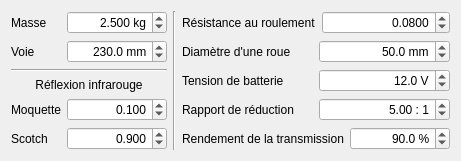
     <widget class="QWidget" name="tabGamelle">
      <attribute name="title">
       <string>Gamelle</string>
      </attribute>
      <attribute name="toolTip">
       <string>Paramètres généraux</string>
      </attribute>
      <layout class="QHBoxLayout" name="horizontalLayout_13">
       <item>
        <layout class="QVBoxLayout" name="verticalLayout_8">
         <item>
          <layout class="QHBoxLayout" name="horizontalLayout_31">
           <item>
            <widget class="QLabel" name="labelMasse">
             <property name="text">
              <string>Masse</string>
             </property>
            </widget>
           </item>
           <item>
            <widget class="QDoubleSpinBox" name="doubleMasse">
             <property name="minimumSize">
              <size>
               <width>100</width>
               <height>0</height>
              </size>
             </property>
             <property name="alignment">
              <set>Qt::AlignRight|Qt::AlignTrailing|Qt::AlignVCenter</set>
             </property>
             <property name="correctionMode">
              <enum>QAbstractSpinBox::CorrectToPreviousValue</enum>
             </property>
             <property name="suffix">
              <string> kg</string>
             </property>
             <property name="decimals">
              <number>3</number>
             </property>
             <property name="minimum">
              <double>1.000000000000000</double>
             </property>
             <property name="maximum">
              <double>5.000000000000000</double>
             </property>
             <property name="singleStep">
              <double>0.100000000000000</double>
             </property>
             <property name="value">
              <double>2.500000000000000</double>
             </property>
            </widget>
           </item>
          </layout>
         </item>
         <item>
          <layout class="QHBoxLayout" name="horizontalLayout_32">
           <item>
            <widget class="QLabel" name="labelVoie">
             <property name="text">
              <string>Voie</string>
             </property>
            </widget>
           </item>
           <item>
            <widget class="QDoubleSpinBox" name="doubleVoie">
             <property name="minimumSize">
              <size>
               <width>100</width>
               <height>0</height>
              </size>
             </property>
             <property name="alignment">
              <set>Qt::AlignRight|Qt::AlignTrailing|Qt::AlignVCenter</set>
             </property>
             <property name="suffix">
              <string> mm</string>
             </property>
             <property name="decimals">
              <number>1</number>
             </property>
             <property name="minimum">
              <double>50.000000000000000</double>
             </property>
             <property name="maximum">
              <double>500.000000000000000</double>
             </property>
             <property name="singleStep">
              <double>10.000000000000000</double>
             </property>
             <property name="value">
              <double>230.000000000000000</double>
             </property>
            </widget>
           </item>
          </layout>
         </item>
         <item>
          <widget class="Line" name="line_4">
           <property name="orientation">
            <enum>Qt::Horizontal</enum>
           </property>
          </widget>
         </item>
         <item>
          <widget class="QLabel" name="label_28">
           <property name="text">
            <string>Réflexion infrarouge</string>
           </property>
           <property name="alignment">
            <set>Qt::AlignCenter</set>
           </property>
          </widget>
         </item>
         <item>
          <layout class="QHBoxLayout" name="horizontalLayout_34">
           <item>
            <widget class="QLabel" name="labelMoquette">
             <property name="text">
              <string>Moquette</string>
             </property>
            </widget>
           </item>
           <item>
            <widget class="QDoubleSpinBox" name="doubleMoquette">
             <property name="minimumSize">
              <size>
               <width>100</width>
               <height>0</height>
              </size>
             </property>
             <property name="alignment">
              <set>Qt::AlignRight|Qt::AlignTrailing|Qt::AlignVCenter</set>
             </property>
             <property name="correctionMode">
              <enum>QAbstractSpinBox::CorrectToPreviousValue</enum>
             </property>
             <property name="suffix">
              <string/>
             </property>
             <property name="decimals">
              <number>3</number>
             </property>
             <property name="minimum">
              <double>0.001000000000000</double>
             </property>
             <property name="maximum">
              <double>1.000000000000000</double>
             </property>
             <property name="singleStep">
              <double>0.100000000000000</double>
             </property>
             <property name="value">
              <double>0.100000000000000</double>
             </property>
            </widget>
           </item>
          </layout>
         </item>
         <item>
          <layout class="QHBoxLayout" name="horizontalLayout_35">
           <item>
            <widget class="QLabel" name="labelScotch">
             <property name="text">
              <string>Scotch</string>
             </property>
            </widget>
           </item>
           <item>
            <widget class="QDoubleSpinBox" name="doubleScotch">
             <property name="minimumSize">
              <size>
               <width>100</width>
               <height>0</height>
              </size>
             </property>
             <property name="alignment">
              <set>Qt::AlignRight|Qt::AlignTrailing|Qt::AlignVCenter</set>
             </property>
             <property name="correctionMode">
              <enum>QAbstractSpinBox::CorrectToPreviousValue</enum>
             </property>
             <property name="suffix">
              <string/>
             </property>
             <property name="decimals">
              <number>3</number>
             </property>
             <property name="minimum">
              <double>0.001000000000000</double>
             </property>
             <property name="maximum">
              <double>1.000000000000000</double>
             </property>
             <property name="singleStep">
              <double>0.100000000000000</double>
             </property>
             <property name="value">
              <double>0.900000000000000</double>
             </property>
            </widget>
           </item>
          </layout>
         </item>
        </layout>
       </item>
       <item>
        <widget class="Line" name="line_5">
         <property name="orientation">
          <enum>Qt::Vertical</enum>
         </property>
        </widget>
       </item>
       <item>
        <layout class="QVBoxLayout" name="verticalLayout_9">
         <item>
          <layout class="QHBoxLayout" name="horizontalLayout_41">
           <item>
            <widget class="QLabel" name="labelKroul">
             <property name="text">
              <string>Résistance au roulement</string>
             </property>
            </widget>
           </item>
           <item>
            <widget class="QDoubleSpinBox" name="doubleKroul">
             <property name="minimumSize">
              <size>
               <width>100</width>
               <height>0</height>
              </size>
             </property>
             <property name="alignment">
              <set>Qt::AlignRight|Qt::AlignTrailing|Qt::AlignVCenter</set>
             </property>
             <property name="suffix">
              <string/>
             </property>
             <property name="decimals">
              <number>4</number>
             </property>
             <property name="maximum">
              <double>9.999900000000000</double>
             </property>
             <property name="singleStep">
              <double>0.000100000000000</double>
             </property>
             <property name="value">
              <double>0.080000000000000</double>
             </property>
            </widget>
           </item>
          </layout>
         </item>
         <item>
          <layout class="QHBoxLayout" name="horizontalLayout_40">
           <item>
            <widget class="QLabel" name="labelDiametreRoue">
             <property name="text">
              <string>Diamètre d'une roue</string>
             </property>
            </widget>
           </item>
           <item>
            <widget class="QDoubleSpinBox" name="doubleDiametreRoue">
             <property name="minimumSize">
              <size>
               <width>100</width>
               <height>0</height>
              </size>
             </property>
             <property name="alignment">
              <set>Qt::AlignRight|Qt::AlignTrailing|Qt::AlignVCenter</set>
             </property>
             <property name="suffix">
              <string> mm</string>
             </property>
             <property name="decimals">
              <number>1</number>
             </property>
             <property name="maximum">
              <double>200.000000000000000</double>
             </property>
             <property name="singleStep">
              <double>1.000000000000000</double>
             </property>
             <property name="value">
              <double>50.000000000000000</double>
             </property>
            </widget>
           </item>
          </layout>
         </item>
         <item>
          <layout class="QHBoxLayout" name="horizontalLayout_33">
           <item>
            <widget class="QLabel" name="labelVbat">
             <property name="text">
              <string>Tension de batterie</string>
             </property>
            </widget>
           </item>
           <item>
            <widget class="QDoubleSpinBox" name="doubleVbat">
             <property name="minimumSize">
              <size>
               <width>100</width>
               <height>0</height>
              </size>
             </property>
             <property name="alignment">
              <set>Qt::AlignRight|Qt::AlignTrailing|Qt::AlignVCenter</set>
             </property>
             <property name="suffix">
              <string> V</string>
             </property>
             <property name="decimals">
              <number>1</number>
             </property>
             <property name="maximum">
              <double>50.000000000000000</double>
             </property>
             <property name="singleStep">
              <double>1.000000000000000</double>
             </property>
             <property name="value">
              <double>12.000000000000000</double>
             </property>
            </widget>
           </item>
          </layout>
         </item>
         <item>
          <layout class="QHBoxLayout" name="horizontalLayout_36">
           <item>
            <widget class="QLabel" name="labelRapport">
             <property name="text">
              <string>Rapport de réduction</string>
             </property>
            </widget>
           </item>
           <item>
            <widget class="QDoubleSpinBox" name="doubleRapport">
             <property name="minimumSize">
              <size>
               <width>100</width>
               <height>0</height>
              </size>
             </property>
             <property name="alignment">
              <set>Qt::AlignRight|Qt::AlignTrailing|Qt::AlignVCenter</set>
             </property>
             <property name="suffix">
              <string> : 1</string>
             </property>
             <property name="decimals">
              <number>2</number>
             </property>
             <property name="maximum">
              <double>100.000000000000000</double>
             </property>
             <property name="singleStep">
              <double>1.000000000000000</double>
             </property>
             <property name="value">
              <double>5.000000000000000</double>
             </property>
            </widget>
           </item>
          </layout>
         </item>
         <item>
          <layout class="QHBoxLayout" name="horizontalLayout_39">
           <item>
            <widget class="QLabel" name="labelRendement">
             <property name="text">
              <string>Rendement de la transmission</string>
             </property>
            </widget>
           </item>
           <item>
            <widget class="QDoubleSpinBox" name="doubleRendement">
             <property name="minimumSize">
              <size>
               <width>100</width>
               <height>0</height>
              </size>
             </property>
             <property name="alignment">
              <set>Qt::AlignRight|Qt::AlignTrailing|Qt::AlignVCenter</set>
             </property>
             <property name="suffix">
              <string> %</string>
             </property>
             <property name="decimals">
              <number>1</number>
             </property>
             <property name="maximum">
              <double>100.000000000000000</double>
             </property>
             <property name="singleStep">
              <double>1.000000000000000</double>
             </property>
             <property name="value">
              <double>90.000000000000000</double>
             </property>
            </widget>
           </item>
          </layout>
         </item>
        </layout>
       </item>
      </layout>
     </widget>
